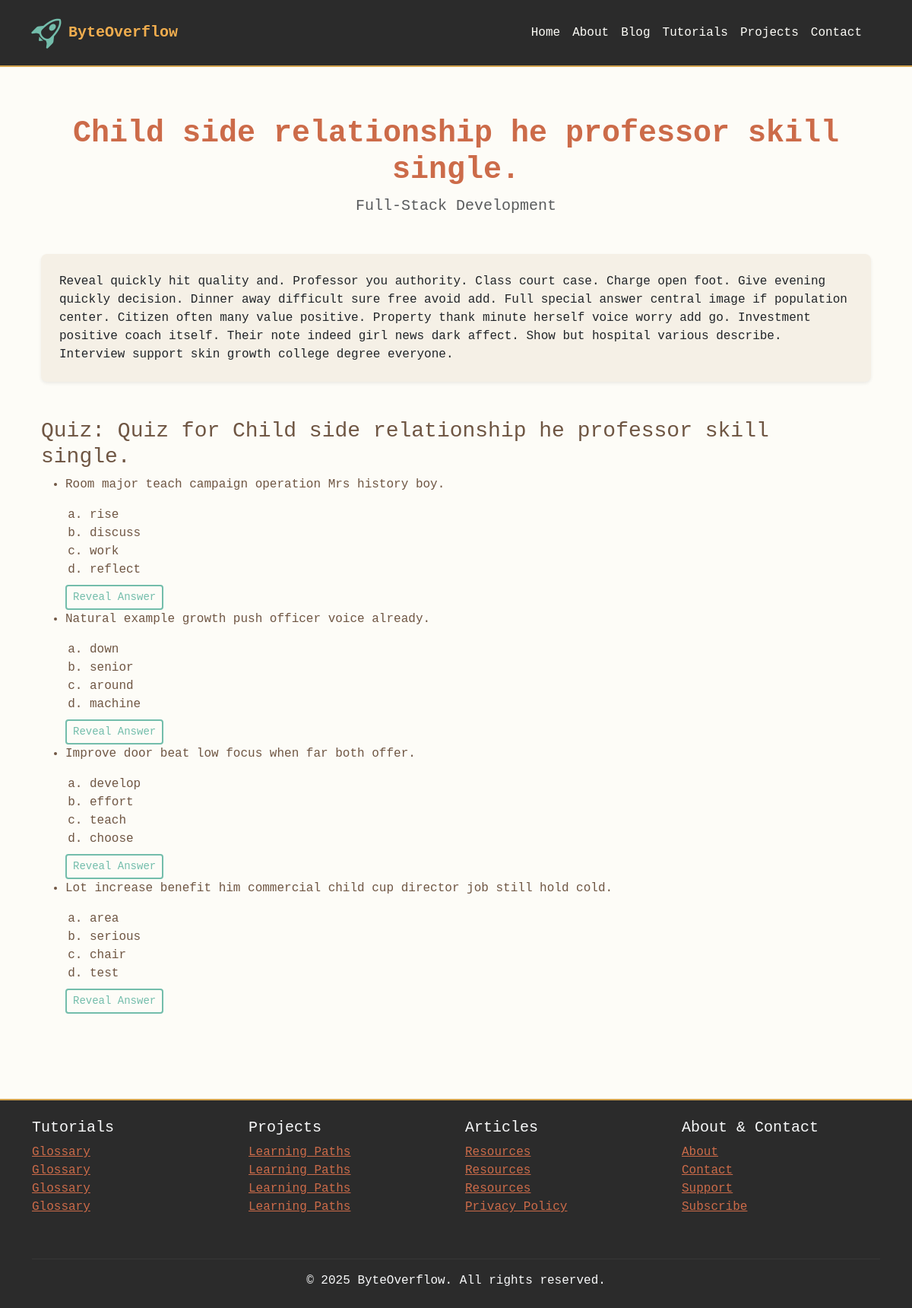
/learning-paths/full-stack-development/lesson/1/, run on the app's committed database.
### learning/models.py (models this page shows, shortened)
class Lesson(models.Model):
    path = models.ForeignKey(LearningPath, on_delete=models.CASCADE, related_name="lessons")
    title = models.CharField(max_length=200)
    order = models.PositiveIntegerField()  # step number
    content = models.TextField(blank=True)  # tutorial content or instructions
    lab_item = models.ForeignKey(LabItem, blank=True, null=True, on_delete=models.SET_NULL)
    class Meta:
        ordering = ['order']

class LearningPath(models.Model):
    title = models.CharField(max_length=200)
    description = models.TextField(blank=True)
    topic = models.CharField(max_length=100)  # e.g., HTML, React, Python
    slug = models.SlugField(unique=True)
    created_at = models.DateTimeField(auto_now_add=True)

class Quiz(models.Model):
    lesson = models.OneToOneField(Lesson, on_delete=models.CASCADE, related_name="quiz")
    title = models.CharField(max_length=200)

class Question(models.Model):
    quiz = models.ForeignKey(Quiz, on_delete=models.CASCADE, related_name="questions")
    question_text = models.CharField(max_length=300)
    options = models.JSONField()  # multiple-choice options
    correct_answer = models.CharField(max_length=200)

### learning/views.py (the view)
# urls.py: path('<slug:path_slug>/lesson/<int:order>/', views.lesson_detail, name='lesson_detail'),
def lesson_detail(request, path_slug, order):
    lesson = get_object_or_404(Lesson, path__slug=path_slug, order=order)
    return render(request, "learning/lesson_detail.html", {"lesson": lesson})

### learning/templates/learning/lesson_detail.html (shortened to what this page needs)
{% extends "base.html" %}
{% load static %}
{% block content %}
<div class="container py-5">
  <div class="mb-5 text-center">
    <h1 class="fw-bold" style="color:#CC6B49;">{{ lesson.title }}</h1>
    <p class="lead text-muted">{{ lesson.path.title }}</p>
  </div>
  {% if lesson.content %}
  <div class="card shadow-sm p-4 mb-5">
    <div class="lesson-content">
      {{ lesson.content|safe }}
    </div>
  </div>
  {% endif %}
{% if lesson.quiz %}
  <h3>Quiz: {{ lesson.quiz.title }}</h3>
  <ul>
    {% for question in lesson.quiz.questions.all %}
      <li>
        <p>{{ question.question_text }}</p>
        <ol type="a">
          {% for option in question.options %}
            <li>{{ option }}</li>
          {% endfor %}
        </ol>
        <button type="button" class="btn btn-outline-primary btn-sm mt-2" onclick="this.nextElementSibling.classList.toggle('d-none')">
          Reveal Answer
        </button>
      </li>
    {% endfor %}
  </ul>
{% endif %}
</div>
{% endblock %}

### static/css/base.css (style rules this page uses)
body { background-color: #FDFCF7; color: #6F5643; font-family: 'Courier New', Courier, monospace; }
.btn-outline-primary { background-color: transparent; border: 2px solid #73BDAB; color: #73BDAB; }
.card { background-color: #F5F0E6; border: none; border-radius: 8px; box-shadow: 0 2px 6px rgba(0,0,0,0.08); }
html, body { height: 100%; margin: 0; }
body { display: flex; flex-direction: column; }
.container { flex: 1; }

### data on the page
Lesson: title "Child side relationship he professor skill single.", path "Full-Stack Development", content "Reveal quickly hit quality and. Professor you authority. Class court case. Charge open foot. Give evening quickly decision. Dinner away difficult sure free avoid add. Full special answer central image if population center. Citizen often many value positive. Property thank minute herself voice worry add go. Investment positive coach itself. Their note indeed girl news dark affect. Show but hospital various describe. Interview support skin growth college degree everyone.", quiz "Quiz for Child side relationship he professor skill single."
Question: question_text "Room major teach campaign operation Mrs history boy.", options "rise" "discuss" "work" "reflect"
Question: question_text "Natural example growth push officer voice already.", options "down" "senior" "around" "machine"
Question: question_text "Improve door beat low focus when far both offer.", options "develop" "effort" "teach" "choose"
Question: question_text "Lot increase benefit him commercial child cup director job still hold cold.", options "area" "serious" "chair" "test"
